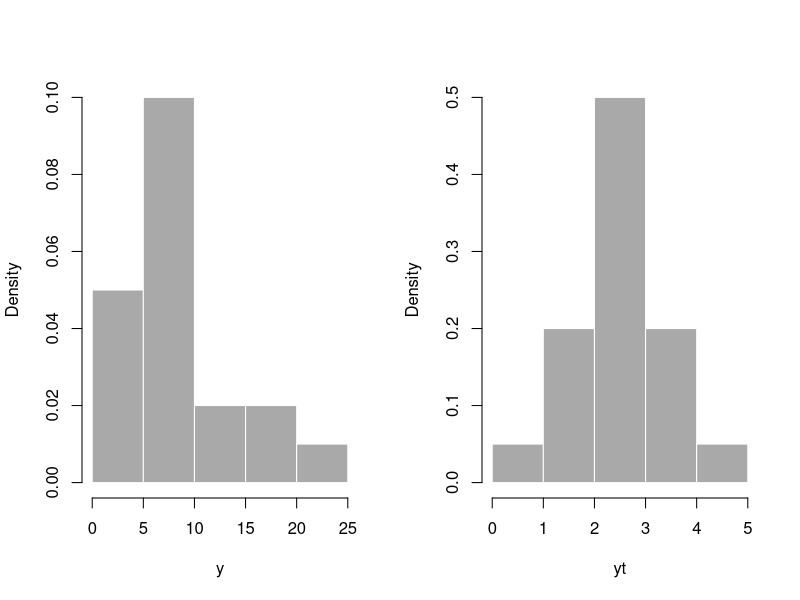
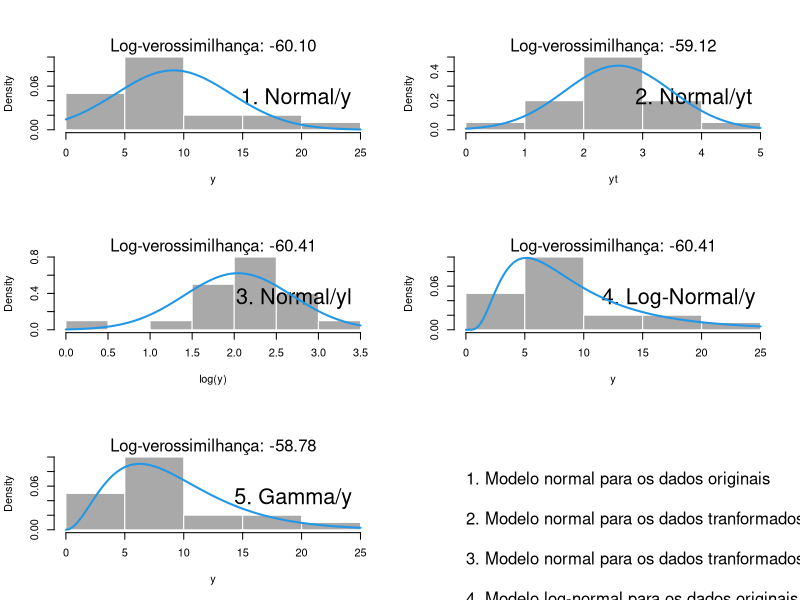

Write R code to recreate these figures, in order.
## ---- chunk 1
##-----------------------------------------------------------------------------
## Knitr settings. Do not run.
library(knitr)
opts_chunk$set(
    tidy=FALSE,
    cache = TRUE,
    cache.path = "cache/",
    fig.path = "figures/",
    echo=TRUE,
    message=FALSE,
    error=FALSE,
    warning=FALSE,
    fig.align='center')
options(width=70)

## ---- chunk 2
##-------------------------------------------
## Transformação boxcox
transf.boxcox <- function(y, lambda){
    if(lambda == 0) yt <- log(y)
    else yt <- ((y ^ lambda) - 1) / lambda
    return(yt)
}

##-------------------------------------------
## Jacobiano da tranformação boxcox
jacobiano.boxcox <- function(y, lambda, log = T){
    if(lambda != 0){
        ljac <- ((1 / lambda) - 1) * log(lambda * y + 1)
    } else ljac <- y
    if(log) return(sum(ljac))
    else return(sum(exp(ljac)))
}

##-------------------------------------------
## Funcções de log-verossimilhanças
ll.general <- function(par, y, distr = "normal"){
    switch(distr,
           "normal" = {
               mu <- par[1]; sig <- par[2]
               ll <- dnorm(y, mean = mu, sd = sig, log = T)
           },
           "log-normal" = {
               mulog <- par[1]; siglog <- par[2]
               ll <- dlnorm(y, meanlog = mulog, sdlog = siglog, log = T)
           },
           "gamma" = {
               shape <- par[1]; scale = par[2]
               ll <- dgamma(y, shape = shape, scale = scale, log = T)
           })
    return(-sum(ll))
}
## ---- chunk 3
##-------------------------------------------
## Dados
y <- c(5.0, 9.5, 9.8, 7.4, 18.2, 8.3, 7.0, 8.2, 7.4, 4.9, 12.5, 15.3,
       8.9, 12.2, 22.2, 1.0, 8.9, 7.3, 4.6, 3.9)
yt <- transf.boxcox(y, 0.2)

par(mfrow = c(1, 2))
hist(y, prob = T, col = 'darkgray', border = 'white', main = "")
hist(yt, prob = T, col = 'darkgray', border = 'white', main = "")
## ---- chunk 4
##-------------------------------------------
## Estimação

## Normal com variavel original
y.norm.max <- optim(c(10, 1), ll.general, y = y, distr = "normal",
                    method = "L-BFGS-B", lower=c(-Inf, 1e-10))

## Normal com a variavel transformada
yt.norm.max <- optim(c(10, 1), ll.general, y = yt, distr = "normal",
                     method = "L-BFGS-B", lower=c(-Inf, 1e-10))

## Log-Normal com variavel original
y.lnorm.max <- optim(c(10, 1), ll.general, y = y, distr = "log-normal",
                     method = "L-BFGS-B", lower=c(-Inf, 1e-10))

## Normal com variavel transformada (log(y)) equivalente acima
yl.norm.max <- optim(c(10, 1), ll.general, y = log(y),
                     distr = "normal",
                     method = "L-BFGS-B", lower=c(-Inf, 1e-10))

## Gamma com variavel original
y.gamma.max <- optim(c(10, 1), ll.general, y = y, distr = "gamma",
                     method = "L-BFGS-B", lower=c(1e-10, 1e-10))

tab <- cbind("Normal/y" = c(y.norm.max$par, -y.norm.max$value),
             "Normal/yt" = c( yt.norm.max$par, -yt.norm.max$value),
             "Normal/yl" = c(yl.norm.max$par, -yl.norm.max$value),
             "Log-Normal/y" = c(y.lnorm.max$par, -y.lnorm.max$value),
             "Gamma/y" = c(y.gamma.max$par, -y.gamma.max$value))
rownames(tab) <- c("theta1", "theta2", "loglik")

tab
## ---- chunk 5
##-------------------------------------------
## Comparacao

## Tornando a verossimilhanca do modelo com v.a. tranformada comparável
## com os demais modelos
loglik.compare <- rbind(
    "Normal/y" = -y.norm.max[[2]],
    "Normal/yt" = -yt.norm.max[[2]] - jacobiano.boxcox(yt, 0.2),
    "Normal/yl" = -yl.norm.max[[2]] - jacobiano.boxcox(log(y), 0),
    "Log-Normal/y" = -y.lnorm.max[[2]],
    "Gamma/y" = -y.gamma.max[[2]])

loglik.compare
## ---- chunk 6
##-------------------------------------------
## Obervando os ajustes
par(mfrow = c(3, 2))

hist(y, prob = T, col = 'darkgray', border = 'white', main = "")
mtext(text = "1. Normal/y", adj = 0.9, cex = 1.3, line = - 4)
mtext(sprintf("Log-verossimilhança: %.2f", loglik.compare[1]))
with(y.norm.max, curve(
    dnorm(x, mean = par[1], sd = par[2]), add = T, col = 4, lwd = 2))

hist(yt, prob = T, col = 'darkgray', border = 'white', main = "")
mtext(text = "2. Normal/yt", adj = 0.9, cex = 1.3, line = - 4)
mtext(sprintf("Log-verossimilhança: %.2f", loglik.compare[2]))
with(yt.norm.max, curve(
    dnorm(x, mean = par[1], sd = par[2]), add = T, col = 4, lwd = 2))

hist(log(y), prob = T, col = 'darkgray', border = 'white', main = "")
mtext(text = "3. Normal/yl", adj = 0.9, cex = 1.3, line = - 4)
mtext(sprintf("Log-verossimilhança: %.2f", loglik.compare[3]))
with(yl.norm.max, curve(
    dnorm(x, mean = par[1], sd = par[2]), add = T, col = 4, lwd = 2))

hist(y, prob = T, col = 'darkgray', border = 'white', main = "")
mtext(text = "4. Log-Normal/y", adj = 0.9, cex = 1.3, line = - 4)
mtext(sprintf("Log-verossimilhança: %.2f", loglik.compare[4]))
with(y.lnorm.max, curve(
    dlnorm(x, mean = par[1], sd = par[2]), add = T, col = 4, lwd = 2))

hist(y, prob = T, col = 'darkgray', border = 'white', main = "")
mtext(text = "5. Gamma/y", adj = 0.9, cex = 1.3, line = - 4)
mtext(sprintf("Log-verossimilhança: %.2f", loglik.compare[5]))
with(y.gamma.max, curve(
    dgamma(x, shape = par[1], scale = par[2]), add = T, col = 4, lwd = 2))

plot(0, 0, type = "n", axes = F, bty = "n", xlab = "", ylab = "")
text <- "
1. Modelo normal para os dados originais\n
2. Modelo normal para os dados tranformados\n
3. Modelo normal para os dados tranformados\n
4. Modelo log-normal para os dados originais\n
5. Modelo gamma para os dados originais"
mtext(text = text, padj = 1, adj = 0, at = -1)
